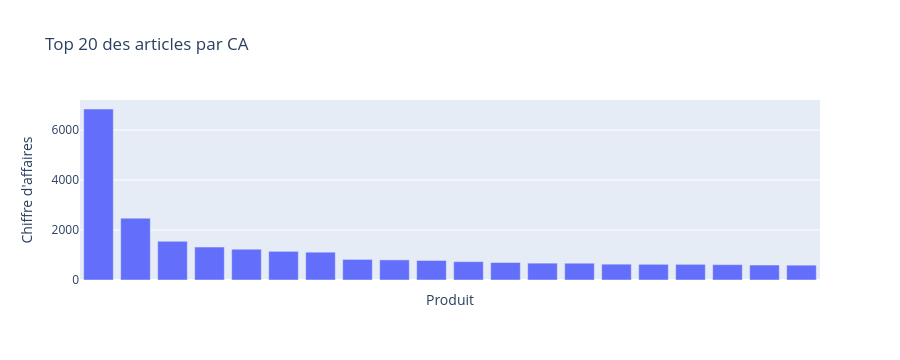

Notebook cell for this chart:
### Markdown cell above
Pour la présentation on va le refaire en enlevant les légendes de colonnes :

### Code cell
# Graphique en barre des 20 premiers articles avec plotly express

# Trier le DataFrame par CA décroissant et prendre les 20 premiers
top20 = erp_nettoye_web_nettoye_liaison.sort_values(by='CA', ascending=False).head(20)

# Créer le graphique en barres (sans texte sur les barres et sans labels sous les barres)
fig = px.bar(
    top20, 
    x='post_title',
    y='CA',
    labels={'post_title': 'Produit', 'CA': 'Chiffre d\'affaires'},
    title='Top 20 des articles par CA'
)

# Suppression des labels sous les barres
fig.update_layout(
    xaxis_tickangle=-45,
    yaxis_title='Chiffre d\'affaires',
    xaxis_title='Produit',
    xaxis_showticklabels=False    # <-- enlève les légendes sous les barres
)

# S’assurer qu’aucun texte n’apparaît sur les barres
fig.update_traces(text=None)

fig.show()

### Figure 1 — Plotly figure (JSON) as saved in the notebook; plotly's stock layout.template omitted (floating-point values rounded to 4 significant figures)
{"data": [{"hovertemplate": "Produit=%{x}<br>Chiffre d'affaires=%{y}<extra></extra>", "legendgroup": "", "marker": {"color": "#636efa", "pattern": {"shape": ""}}, "name": "", "orientation": "v", "showlegend": false, "textposition": "auto", "type": "bar", "x": ["Champagne Mailly Grand Cru Intemporelle 2010", "Champagne Egly-Ouriet Grand Cru Millésimé 2008", "François Baur Pinot Noir Schlittweg 2017", "Albert Mann Pinot Noir Grand H 2017", "Argentine Mendoza Alamos Torrontes 2017", "Coteaux Champenois Egly-Ouriet Ambonnay Rouge 2016", "Champagne Egly-Ouriet Grand Cru Brut Rosé", "Agnès Levet Côte Rôtie Améthyste 2017", "Domaine des Comtes Lafon Volnay 1er Cru Santenots du Milieu 2015", "Champagne Agrapart &amp; Fils Minéral Extra Brut Blanc de Blancs Grand Cru 2012", "Domaine des Comtes Lafon Volnay 1er Cru Santenots du Milieu 2013", "Camille Giroud Clos de Vougeot 2016", "Champagne Gosset Célébris Vintage 2007", "Champagne Agrapart &amp; Fils L'Avizoise Extra Brut Blanc de Blancs Grand Cru 2012", "David Duband Chambolle-Musigny 1er Cru Les Sentiers 2016", "Cognac Frapin Château de Fontpinot 1989 20 Ans d'Age", "Bernard Baudry Chinon Rouge La Croix Boissée 2017", "Champagne Larmandier-Bernier Grand Cru Vieilles Vignes du Levant 2008", "Champagne Larmandier-Bernier Grand Cru Les Chemins d'Avize 2011", "Domaine des Comtes Lafon Volnay 1er Cru Champans 2013"], "xaxis": "x", "y": [6844.0, 2475.0, 1549.0, 1318.0, 1232.0, 1148.0, 1113.0, 824.0, 805.0, 781.2, 735.0, 700.0, 675.0, 672.0, 633.6, 628.0, 627.0, 616.0, 599.2, 594.0], "yaxis": "y"}], "layout": {"barmode": "relative", "height": 360, "legend": {"tracegroupgap": 0}, "title": {"text": "Top 20 des articles par CA"}, "xaxis": {"anchor": "y", "autorange": true, "domain": [0, 1], "range": [-0.5, 19.5], "showticklabels": false, "tickangle": -45, "title": {"text": "Produit"}, "type": "category"}, "yaxis": {"anchor": "x", "autorange": true, "domain": [0, 1], "range": [0, 7204.0], "title": {"text": "Chiffre d'affaires"}, "type": "linear"}}}
